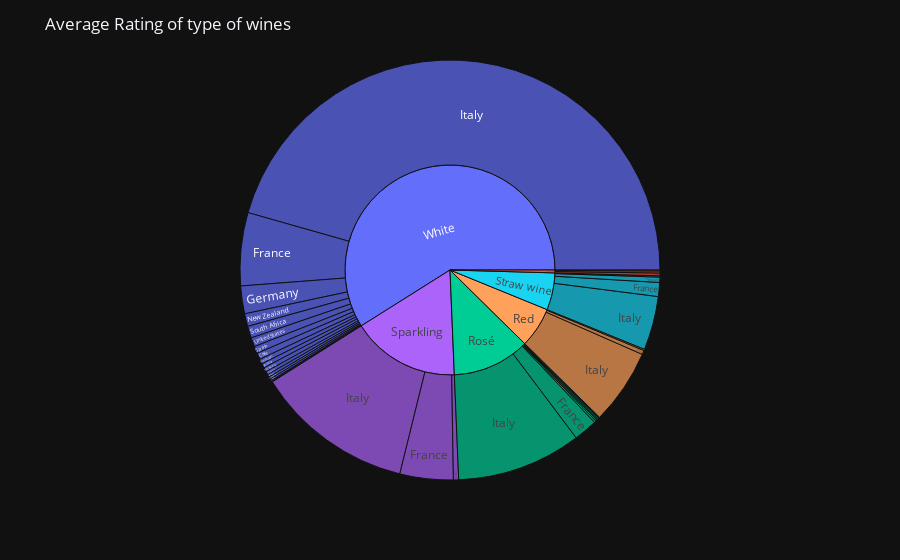

The notebook cell this image was saved under:
### Code cell
filtered_data = data[data['Type of wine'].notna()]

fig = px.sunburst(filtered_data.dropna(subset=['Country']), path=['Type of wine', 'Country'], values='Average Rating', color='Type of wine')
fig.update_layout(title='Average Rating of type of wines')
fig.show()

### Figure 1 — Plotly figure (JSON) as saved in the notebook; plotly's stock layout.template omitted (floating-point values rounded to 4 significant figures)
{"data": [{"branchvalues": "total", "customdata": [["White"], ["White"], ["Fortified"], ["Rosé"], ["White"], ["Rosé"], ["White"], ["Rosé"], ["White"], ["Fortified"], ["Rosé"], ["Sparkling"], ["White"], ["Rosé"], ["White"], ["White"], ["Fortified"], ["Red"], ["Rosé"], ["Sparkling"], ["White"], ["Straw wine"], ["Rosé"], ["Straw wine"], ["White"], ["Straw wine"], ["White"], ["Straw wine"], ["Red"], ["White"], ["Red"], ["Rosé"], ["Sparkling"], ["Straw wine"], ["White"], ["White"], ["White"], ["Straw wine"], ["White"], ["Fortified"], ["Red"], ["Rosé"], ["Sparkling"], ["White"], ["White"]], "domain": {"x": [0.0, 1.0], "y": [0.0, 1.0]}, "hovertemplate": "labels=%{label}<br>Average Rating=%{value}<br>parent=%{parent}<br>id=%{id}<br>Type of wine=%{customdata[0]}<extra></extra>", "ids": ["White/Argentina", "White/New Zealand", "Fortified/Portugal", "Rosé/Portugal", "White/Portugal", "Rosé/Slovenia", "White/Slovenia", "Rosé/South Africa", "White/South Africa", "Fortified/Spain", "Rosé/Spain", "Sparkling/Spain", "White/Spain", "Rosé/United States", "White/United States", "White/Uruguay", "Fortified", "Red", "Rosé", "Sparkling", "White/Lebanon", "Straw wine", "Rosé/Lebanon", "Straw wine/Italy", "White/Australia", "Straw wine/Austria", "White/Austria", "Straw wine/Canada", "Red/Chile", "White/Chile", "Red/France", "Rosé/France", "Sparkling/France", "Straw wine/France", "White/France", "White/Germany", "White/Greece", "Straw wine/Hungary", "White/Hungary", "Fortified/Italy", "Red/Italy", "Rosé/Italy", "Sparkling/Italy", "White/Italy", "White"], "labels": ["Argentina", "New Zealand", "Portugal", "Portugal", "Portugal", "Slovenia", "Slovenia", "South Africa", "South Africa", "Spain", "Spain", "Spain", "Spain", "United States", "United States", "Uruguay", "Fortified", "Red", "Rosé", "Sparkling", "Lebanon", "Straw wine", "Lebanon", "Italy", "Australia", "Austria", "Austria", "Canada", "Chile", "Chile", "France", "France", "France", "France", "France", "Germany", "Greece", "Hungary", "Hungary", "Italy", "Italy", "Italy", "Italy", "Italy", "White"], "marker": {"colors": ["#636efa", "#636efa", "#EF553B", "#00cc96", "#636efa", "#00cc96", "#636efa", "#00cc96", "#636efa", "#EF553B", "#00cc96", "#ab63fa", "#636efa", "#00cc96", "#636efa", "#636efa", "#EF553B", "#FFA15A", "#00cc96", "#ab63fa", "#636efa", "#19d3f3", "#00cc96", "#19d3f3", "#636efa", "#19d3f3", "#636efa", "#19d3f3", "#FFA15A", "#636efa", "#FFA15A", "#00cc96", "#ab63fa", "#19d3f3", "#636efa", "#636efa", "#636efa", "#19d3f3", "#636efa", "#EF553B", "#FFA15A", "#00cc96", "#ab63fa", "#636efa", "#636efa"]}, "name": "", "parents": ["White", "White", "Fortified", "Rosé", "White", "Rosé", "White", "Rosé", "White", "Fortified", "Rosé", "Sparkling", "White", "Rosé", "White", "White", "", "", "", "", "White", "", "Rosé", "Straw wine", "White", "Straw wine", "White", "Straw wine", "Red", "White", "Red", "Rosé", "Sparkling", "Straw wine", "White", "White", "White", "Straw wine", "White", "Fortified", "Red", "Rosé", "Sparkling", "White", ""], "values": [8.01, 44.86, 3.34, 3.64, 16.99, 4.82, 11.51, 3.31, 41.76, 9.67, 6.66, 18.44, 25.15, 3.19, 32.26, 3.12, 20.21, 285.1, 548.6, 766.6, 2.9, 262.4, 3.26, 189.9, 6.54, 0.0, 15.73, 4.76, 14.53, 22.87, 4.82, 83.32, 188.1, 49.17, 257.8, 97.92, 9.6, 18.57, 15.36, 7.2, 265.7, 440.4, 560.1, 2091.0, 2704.0], "type": "sunburst"}], "layout": {"legend": {"tracegroupgap": 0}, "margin": {"t": 60}, "title": {"text": "Average Rating of type of wines"}}}
